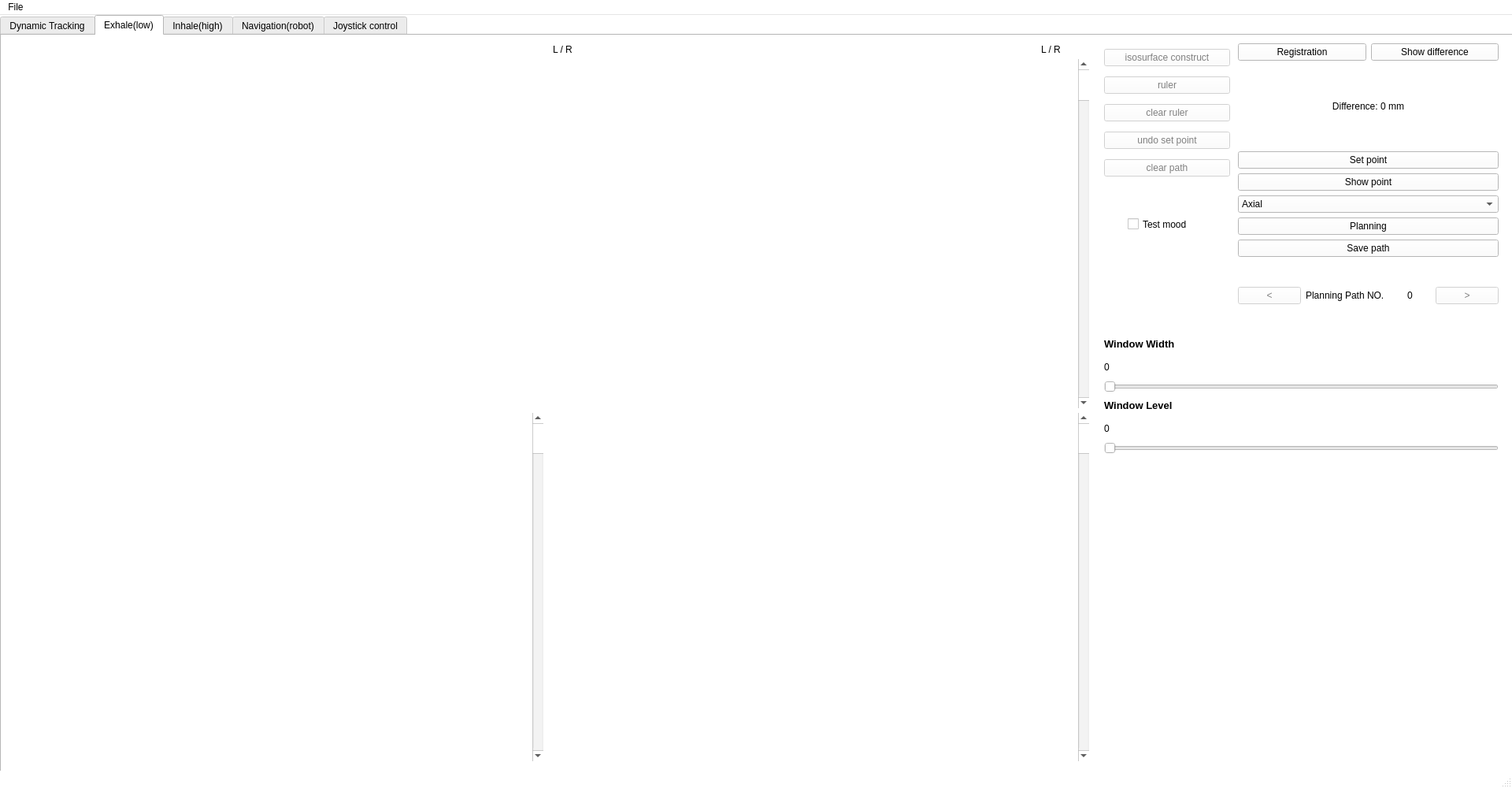
<?xml version="1.0" encoding="UTF-8"?>
<ui version="4.0">
 <class>MainWindow</class>
 <widget class="QMainWindow" name="MainWindow">
  <property name="geometry">
   <rect>
    <x>0</x>
    <y>0</y>
    <width>1920</width>
    <height>1000</height>
   </rect>
  </property>
  <property name="palette">
   <palette>
    <active>
     <colorrole role="WindowText">
      <brush brushstyle="SolidPattern">
       <color alpha="255">
        <red>0</red>
        <green>0</green>
        <blue>0</blue>
       </color>
      </brush>
     </colorrole>
     <colorrole role="Button">
      <brush brushstyle="SolidPattern">
       <color alpha="255">
        <red>255</red>
        <green>255</green>
        <blue>255</blue>
       </color>
      </brush>
     </colorrole>
     <colorrole role="Light">
      <brush brushstyle="SolidPattern">
       <color alpha="255">
        <red>255</red>
        <green>255</green>
        <blue>255</blue>
       </color>
      </brush>
     </colorrole>
     <colorrole role="Midlight">
      <brush brushstyle="SolidPattern">
       <color alpha="255">
        <red>255</red>
        <green>255</green>
        <blue>255</blue>
       </color>
      </brush>
     </colorrole>
     <colorrole role="Dark">
      <brush brushstyle="SolidPattern">
       <color alpha="255">
        <red>127</red>
        <green>127</green>
        <blue>127</blue>
       </color>
      </brush>
     </colorrole>
     <colorrole role="Mid">
      <brush brushstyle="SolidPattern">
       <color alpha="255">
        <red>170</red>
        <green>170</green>
        <blue>170</blue>
       </color>
      </brush>
     </colorrole>
     <colorrole role="Text">
      <brush brushstyle="SolidPattern">
       <color alpha="255">
        <red>0</red>
        <green>0</green>
        <blue>0</blue>
       </color>
      </brush>
     </colorrole>
     <colorrole role="BrightText">
      <brush brushstyle="SolidPattern">
       <color alpha="255">
        <red>255</red>
        <green>255</green>
        <blue>255</blue>
       </color>
      </brush>
     </colorrole>
     <colorrole role="ButtonText">
      <brush brushstyle="SolidPattern">
       <color alpha="255">
        <red>0</red>
        <green>0</green>
        <blue>0</blue>
       </color>
      </brush>
     </colorrole>
     <colorrole role="Base">
      <brush brushstyle="SolidPattern">
       <color alpha="255">
        <red>255</red>
        <green>255</green>
        <blue>255</blue>
       </color>
      </brush>
     </colorrole>
     <colorrole role="Window">
      <brush brushstyle="SolidPattern">
       <color alpha="255">
        <red>255</red>
        <green>255</green>
        <blue>255</blue>
       </color>
      </brush>
     </colorrole>
     <colorrole role="Shadow">
      <brush brushstyle="SolidPattern">
       <color alpha="255">
        <red>0</red>
        <green>0</green>
        <blue>0</blue>
       </color>
      </brush>
     </colorrole>
     <colorrole role="AlternateBase">
      <brush brushstyle="SolidPattern">
       <color alpha="255">
        <red>255</red>
        <green>255</green>
        <blue>255</blue>
       </color>
      </brush>
     </colorrole>
     <colorrole role="ToolTipBase">
      <brush brushstyle="SolidPattern">
       <color alpha="255">
        <red>255</red>
        <green>255</green>
        <blue>220</blue>
       </color>
      </brush>
     </colorrole>
     <colorrole role="ToolTipText">
      <brush brushstyle="SolidPattern">
       <color alpha="255">
        <red>0</red>
        <green>0</green>
        <blue>0</blue>
       </color>
      </brush>
     </colorrole>
    </active>
    <inactive>
     <colorrole role="WindowText">
      <brush brushstyle="SolidPattern">
       <color alpha="255">
        <red>0</red>
        <green>0</green>
        <blue>0</blue>
       </color>
      </brush>
     </colorrole>
     <colorrole role="Button">
      <brush brushstyle="SolidPattern">
       <color alpha="255">
        <red>255</red>
        <green>255</green>
        <blue>255</blue>
       </color>
      </brush>
     </colorrole>
     <colorrole role="Light">
      <brush brushstyle="SolidPattern">
       <color alpha="255">
        <red>255</red>
        <green>255</green>
        <blue>255</blue>
       </color>
      </brush>
     </colorrole>
     <colorrole role="Midlight">
      <brush brushstyle="SolidPattern">
       <color alpha="255">
        <red>255</red>
        <green>255</green>
        <blue>255</blue>
       </color>
      </brush>
     </colorrole>
     <colorrole role="Dark">
      <brush brushstyle="SolidPattern">
       <color alpha="255">
        <red>127</red>
        <green>127</green>
        <blue>127</blue>
       </color>
      </brush>
     </colorrole>
     <colorrole role="Mid">
      <brush brushstyle="SolidPattern">
       <color alpha="255">
        <red>170</red>
        <green>170</green>
        <blue>170</blue>
       </color>
      </brush>
     </colorrole>
     <colorrole role="Text">
      <brush brushstyle="SolidPattern">
       <color alpha="255">
        <red>0</red>
        <green>0</green>
        <blue>0</blue>
       </color>
      </brush>
     </colorrole>
     <colorrole role="BrightText">
      <brush brushstyle="SolidPattern">
       <color alpha="255">
        <red>255</red>
        <green>255</green>
        <blue>255</blue>
       </color>
      </brush>
     </colorrole>
     <colorrole role="ButtonText">
      <brush brushstyle="SolidPattern">
       <color alpha="255">
        <red>0</red>
        <green>0</green>
        <blue>0</blue>
       </color>
      </brush>
     </colorrole>
     <colorrole role="Base">
      <brush brushstyle="SolidPattern">
       <color alpha="255">
        <red>255</red>
        <green>255</green>
        <blue>255</blue>
       </color>
      </brush>
     </colorrole>
     <colorrole role="Window">
      <brush brushstyle="SolidPattern">
       <color alpha="255">
        <red>255</red>
        <green>255</green>
        <blue>255</blue>
       </color>
      </brush>
     </colorrole>
     <colorrole role="Shadow">
      <brush brushstyle="SolidPattern">
       <color alpha="255">
        <red>0</red>
        <green>0</green>
        <blue>0</blue>
       </color>
      </brush>
     </colorrole>
     <colorrole role="AlternateBase">
      <brush brushstyle="SolidPattern">
       <color alpha="255">
        <red>255</red>
        <green>255</green>
        <blue>255</blue>
       </color>
      </brush>
     </colorrole>
     <colorrole role="ToolTipBase">
      <brush brushstyle="SolidPattern">
       <color alpha="255">
        <red>255</red>
        <green>255</green>
        <blue>220</blue>
       </color>
      </brush>
     </colorrole>
     <colorrole role="ToolTipText">
      <brush brushstyle="SolidPattern">
       <color alpha="255">
        <red>0</red>
        <green>0</green>
        <blue>0</blue>
       </color>
      </brush>
     </colorrole>
    </inactive>
    <disabled>
     <colorrole role="WindowText">
      <brush brushstyle="SolidPattern">
       <color alpha="255">
        <red>127</red>
        <green>127</green>
        <blue>127</blue>
       </color>
      </brush>
     </colorrole>
     <colorrole role="Button">
      <brush brushstyle="SolidPattern">
       <color alpha="255">
        <red>255</red>
        <green>255</green>
        <blue>255</blue>
       </color>
      </brush>
     </colorrole>
     <colorrole role="Light">
      <brush brushstyle="SolidPattern">
       <color alpha="255">
        <red>255</red>
        <green>255</green>
        <blue>255</blue>
       </color>
      </brush>
     </colorrole>
     <colorrole role="Midlight">
      <brush brushstyle="SolidPattern">
       <color alpha="255">
        <red>255</red>
        <green>255</green>
        <blue>255</blue>
       </color>
      </brush>
     </colorrole>
     <colorrole role="Dark">
      <brush brushstyle="SolidPattern">
       <color alpha="255">
        <red>127</red>
        <green>127</green>
        <blue>127</blue>
       </color>
      </brush>
     </colorrole>
     <colorrole role="Mid">
      <brush brushstyle="SolidPattern">
       <color alpha="255">
        <red>170</red>
        <green>170</green>
        <blue>170</blue>
       </color>
      </brush>
     </colorrole>
     <colorrole role="Text">
      <brush brushstyle="SolidPattern">
       <color alpha="255">
        <red>127</red>
        <green>127</green>
        <blue>127</blue>
       </color>
      </brush>
     </colorrole>
     <colorrole role="BrightText">
      <brush brushstyle="SolidPattern">
       <color alpha="255">
        <red>255</red>
        <green>255</green>
        <blue>255</blue>
       </color>
      </brush>
     </colorrole>
     <colorrole role="ButtonText">
      <brush brushstyle="SolidPattern">
       <color alpha="255">
        <red>127</red>
        <green>127</green>
        <blue>127</blue>
       </color>
      </brush>
     </colorrole>
     <colorrole role="Base">
      <brush brushstyle="SolidPattern">
       <color alpha="255">
        <red>255</red>
        <green>255</green>
        <blue>255</blue>
       </color>
      </brush>
     </colorrole>
     <colorrole role="Window">
      <brush brushstyle="SolidPattern">
       <color alpha="255">
        <red>255</red>
        <green>255</green>
        <blue>255</blue>
       </color>
      </brush>
     </colorrole>
     <colorrole role="Shadow">
      <brush brushstyle="SolidPattern">
       <color alpha="255">
        <red>0</red>
        <green>0</green>
        <blue>0</blue>
       </color>
      </brush>
     </colorrole>
     <colorrole role="AlternateBase">
      <brush brushstyle="SolidPattern">
       <color alpha="255">
        <red>255</red>
        <green>255</green>
        <blue>255</blue>
       </color>
      </brush>
     </colorrole>
     <colorrole role="ToolTipBase">
      <brush brushstyle="SolidPattern">
       <color alpha="255">
        <red>255</red>
        <green>255</green>
        <blue>220</blue>
       </color>
      </brush>
     </colorrole>
     <colorrole role="ToolTipText">
      <brush brushstyle="SolidPattern">
       <color alpha="255">
        <red>0</red>
        <green>0</green>
        <blue>0</blue>
       </color>
      </brush>
     </colorrole>
    </disabled>
   </palette>
  </property>
  <property name="acceptDrops">
   <bool>false</bool>
  </property>
  <property name="windowTitle">
   <string>MainWindow</string>
  </property>
  <property name="autoFillBackground">
   <bool>false</bool>
  </property>
  <widget class="QWidget" name="centralwidget">
   <widget class="QTabWidget" name="tabWidget">
    <property name="geometry">
     <rect>
      <x>0</x>
      <y>0</y>
      <width>1921</width>
      <height>991</height>
     </rect>
    </property>
    <property name="currentIndex">
     <number>1</number>
    </property>
    <widget class="QWidget" name="tabWidget_Dynamic">
     <attribute name="title">
      <string>Dynamic Tracking</string>
     </attribute>
     <widget class="QWidget" name="verticalLayoutWidget_9">
      <property name="geometry">
       <rect>
        <x>550</x>
        <y>80</y>
        <width>160</width>
        <height>191</height>
       </rect>
      </property>
      <layout class="QVBoxLayout" name="verticalLayout_9">
       <item>
        <widget class="QPushButton" name="Button_Tracking_L">
         <property name="text">
          <string>Tracking Low</string>
         </property>
        </widget>
       </item>
       <item>
        <widget class="QPushButton" name="Button_Tracking_H">
         <property name="text">
          <string>Tracking High</string>
         </property>
        </widget>
       </item>
       <item>
        <widget class="QPushButton" name="Button_StartTracking">
         <property name="text">
          <string>Start tracking</string>
         </property>
        </widget>
       </item>
      </layout>
     </widget>
    </widget>
    <widget class="QWidget" name="tabWidget_Low">
     <attribute name="title">
      <string>Exhale(low)</string>
     </attribute>
     <widget class="QWidget" name="layoutWidget">
      <property name="geometry">
       <rect>
        <x>0</x>
        <y>30</y>
        <width>1381</width>
        <height>891</height>
       </rect>
      </property>
      <layout class="QGridLayout" name="gridLayout_3">
       <item row="0" column="2">
        <widget class="QLabel" name="label_Axial_L">
         <property name="text">
          <string/>
         </property>
        </widget>
       </item>
       <item row="1" column="1">
        <widget class="QScrollBar" name="SliceSelect_Sagittal_L">
         <property name="orientation">
          <enum>Qt::Vertical</enum>
         </property>
        </widget>
       </item>
       <item row="0" column="3">
        <widget class="QScrollBar" name="SliceSelect_Axial_L">
         <property name="orientation">
          <enum>Qt::Vertical</enum>
         </property>
        </widget>
       </item>
       <item row="1" column="3">
        <widget class="QScrollBar" name="SliceSelect_Coronal_L">
         <property name="orientation">
          <enum>Qt::Vertical</enum>
         </property>
        </widget>
       </item>
       <item row="0" column="0">
        <widget class="QWidget" name="widget_3D_L" native="true"/>
       </item>
       <item row="1" column="2">
        <widget class="QLabel" name="label_Coronal_L">
         <property name="text">
          <string/>
         </property>
        </widget>
       </item>
       <item row="1" column="0">
        <widget class="QLabel" name="label_Sagittal_L">
         <property name="text">
          <string/>
         </property>
        </widget>
       </item>
      </layout>
     </widget>
     <widget class="QWidget" name="verticalLayoutWidget">
      <property name="geometry">
       <rect>
        <x>1400</x>
        <y>380</y>
        <width>501</width>
        <height>151</height>
       </rect>
      </property>
      <layout class="QVBoxLayout" name="verticalLayout">
       <item>
        <widget class="QLabel" name="valueWW_L">
         <property name="font">
          <font>
           <pointsize>10</pointsize>
           <weight>75</weight>
           <italic>true</italic>
           <bold>true</bold>
          </font>
         </property>
         <property name="text">
          <string>&lt;html&gt;&lt;head/&gt;&lt;body&gt;&lt;p&gt;&lt;span style=&quot; font-style:normal;&quot;&gt;Window Width&lt;/span&gt;&lt;/p&gt;&lt;/body&gt;&lt;/html&gt;</string>
         </property>
        </widget>
       </item>
       <item>
        <widget class="QLabel" name="label_WW_L">
         <property name="text">
          <string>0</string>
         </property>
        </widget>
       </item>
       <item>
        <widget class="QSlider" name="Slider_WW_L">
         <property name="orientation">
          <enum>Qt::Horizontal</enum>
         </property>
        </widget>
       </item>
       <item>
        <widget class="QLabel" name="valueWL_L">
         <property name="font">
          <font>
           <pointsize>10</pointsize>
           <weight>75</weight>
           <italic>true</italic>
           <bold>true</bold>
          </font>
         </property>
         <property name="text">
          <string>&lt;html&gt;&lt;head/&gt;&lt;body&gt;&lt;p&gt;&lt;span style=&quot; font-style:normal;&quot;&gt;Window Level&lt;/span&gt;&lt;/p&gt;&lt;/body&gt;&lt;/html&gt;</string>
         </property>
        </widget>
       </item>
       <item>
        <widget class="QLabel" name="label_WL_L">
         <property name="text">
          <string>0</string>
         </property>
        </widget>
       </item>
       <item>
        <widget class="QSlider" name="Slider_WL_L">
         <property name="orientation">
          <enum>Qt::Horizontal</enum>
         </property>
        </widget>
       </item>
      </layout>
     </widget>
     <widget class="QWidget" name="verticalLayoutWidget_2">
      <property name="geometry">
       <rect>
        <x>1570</x>
        <y>10</y>
        <width>331</width>
        <height>271</height>
       </rect>
      </property>
      <layout class="QVBoxLayout" name="verticalLayout_2">
       <item>
        <layout class="QHBoxLayout" name="horizontalLayout_3">
         <item>
          <widget class="QPushButton" name="Button_Registration_L">
           <property name="text">
            <string>Registration</string>
           </property>
          </widget>
         </item>
         <item>
          <widget class="QPushButton" name="Button_show_Registration_L">
           <property name="text">
            <string>Show difference</string>
           </property>
          </widget>
         </item>
        </layout>
       </item>
       <item>
        <widget class="QLabel" name="label_error_L">
         <property name="text">
          <string>Difference: 0 mm</string>
         </property>
         <property name="alignment">
          <set>Qt::AlignCenter</set>
         </property>
        </widget>
       </item>
       <item>
        <widget class="QPushButton" name="Button_SetPoint_L">
         <property name="text">
          <string>Set point</string>
         </property>
        </widget>
       </item>
       <item>
        <widget class="QPushButton" name="Button_ShowPoint_L">
         <property name="text">
          <string>Show point</string>
         </property>
        </widget>
       </item>
       <item>
        <widget class="QComboBox" name="comboBox_L">
         <item>
          <property name="text">
           <string>Axial</string>
          </property>
         </item>
         <item>
          <property name="text">
           <string>Sagittal</string>
          </property>
         </item>
         <item>
          <property name="text">
           <string>Coronal</string>
          </property>
         </item>
        </widget>
       </item>
       <item>
        <widget class="QPushButton" name="Button_Planning_L">
         <property name="text">
          <string>Planning</string>
         </property>
        </widget>
       </item>
       <item>
        <widget class="QPushButton" name="Button_SavePath_L">
         <property name="text">
          <string>Save path</string>
         </property>
        </widget>
       </item>
      </layout>
     </widget>
     <widget class="QWidget" name="verticalLayoutWidget_3">
      <property name="geometry">
       <rect>
        <x>1400</x>
        <y>10</y>
        <width>160</width>
        <height>181</height>
       </rect>
      </property>
      <layout class="QVBoxLayout" name="verticalLayout_3">
       <item>
        <widget class="QPushButton" name="pushButton_3">
         <property name="enabled">
          <bool>false</bool>
         </property>
         <property name="text">
          <string>isosurface construct</string>
         </property>
        </widget>
       </item>
       <item>
        <widget class="QPushButton" name="pushButton_5">
         <property name="enabled">
          <bool>false</bool>
         </property>
         <property name="text">
          <string>ruler</string>
         </property>
        </widget>
       </item>
       <item>
        <widget class="QPushButton" name="pushButton_4">
         <property name="enabled">
          <bool>false</bool>
         </property>
         <property name="text">
          <string>clear ruler</string>
         </property>
        </widget>
       </item>
       <item>
        <widget class="QPushButton" name="pushButton_2">
         <property name="enabled">
          <bool>false</bool>
         </property>
         <property name="text">
          <string>undo set point</string>
         </property>
        </widget>
       </item>
       <item>
        <widget class="QPushButton" name="pushButton">
         <property name="enabled">
          <bool>false</bool>
         </property>
         <property name="text">
          <string>clear path</string>
         </property>
        </widget>
       </item>
      </layout>
     </widget>
     <widget class="QWidget" name="horizontalLayoutWidget">
      <property name="geometry">
       <rect>
        <x>1570</x>
        <y>290</y>
        <width>331</width>
        <height>80</height>
       </rect>
      </property>
      <layout class="QHBoxLayout" name="horizontalLayout">
       <item>
        <widget class="QPushButton" name="pushButton_10">
         <property name="enabled">
          <bool>false</bool>
         </property>
         <property name="maximumSize">
          <size>
           <width>16777215</width>
           <height>16777215</height>
          </size>
         </property>
         <property name="text">
          <string>&lt;</string>
         </property>
        </widget>
       </item>
       <item>
        <widget class="QLabel" name="label_4">
         <property name="text">
          <string>Planning Path NO.</string>
         </property>
        </widget>
       </item>
       <item>
        <widget class="QLabel" name="label_5">
         <property name="text">
          <string>0</string>
         </property>
         <property name="alignment">
          <set>Qt::AlignCenter</set>
         </property>
        </widget>
       </item>
       <item>
        <widget class="QPushButton" name="pushButton_11">
         <property name="enabled">
          <bool>false</bool>
         </property>
         <property name="text">
          <string>&gt;</string>
         </property>
        </widget>
       </item>
      </layout>
     </widget>
     <widget class="QLabel" name="label_dcmL_L_side">
      <property name="geometry">
       <rect>
        <x>700</x>
        <y>10</y>
        <width>58</width>
        <height>15</height>
       </rect>
      </property>
      <property name="text">
       <string>L / R</string>
      </property>
     </widget>
     <widget class="QLabel" name="label_dcmL_R_side">
      <property name="geometry">
       <rect>
        <x>1320</x>
        <y>10</y>
        <width>58</width>
        <height>15</height>
       </rect>
      </property>
      <property name="text">
       <string>L / R</string>
      </property>
     </widget>
     <widget class="QCheckBox" name="checkBox">
      <property name="geometry">
       <rect>
        <x>1430</x>
        <y>230</y>
        <width>85</width>
        <height>19</height>
       </rect>
      </property>
      <property name="text">
       <string>Test mood</string>
      </property>
     </widget>
    </widget>
    <widget class="QWidget" name="tabWidget_High">
     <attribute name="title">
      <string>Inhale(high)</string>
     </attribute>
     <widget class="QWidget" name="layoutWidget_2">
      <property name="geometry">
       <rect>
        <x>0</x>
        <y>30</y>
        <width>1381</width>
        <height>891</height>
       </rect>
      </property>
      <layout class="QGridLayout" name="gridLayout_4">
       <item row="0" column="0">
        <widget class="QWidget" name="widget_3D_H" native="true"/>
       </item>
       <item row="0" column="3">
        <widget class="QScrollBar" name="SliceSelect_Axial_H">
         <property name="orientation">
          <enum>Qt::Vertical</enum>
         </property>
        </widget>
       </item>
       <item row="1" column="1">
        <widget class="QScrollBar" name="SliceSelect_Sagittal_H">
         <property name="orientation">
          <enum>Qt::Vertical</enum>
         </property>
        </widget>
       </item>
       <item row="1" column="3">
        <widget class="QScrollBar" name="SliceSelect_Coronal_H">
         <property name="orientation">
          <enum>Qt::Vertical</enum>
         </property>
        </widget>
       </item>
       <item row="0" column="2">
        <widget class="QLabel" name="label_Axial_H">
         <property name="text">
          <string/>
         </property>
        </widget>
       </item>
       <item row="1" column="0">
        <widget class="QLabel" name="label_Sagittal_H">
         <property name="text">
          <string/>
         </property>
        </widget>
       </item>
       <item row="1" column="2">
        <widget class="QLabel" name="label_Coronal_H">
         <property name="text">
          <string/>
         </property>
        </widget>
       </item>
      </layout>
     </widget>
     <widget class="QWidget" name="verticalLayoutWidget_4">
      <property name="geometry">
       <rect>
        <x>1400</x>
        <y>380</y>
        <width>501</width>
        <height>151</height>
       </rect>
      </property>
      <layout class="QVBoxLayout" name="verticalLayout_4">
       <item>
        <widget class="QLabel" name="valueWW_H">
         <property name="font">
          <font>
           <pointsize>10</pointsize>
           <weight>75</weight>
           <italic>true</italic>
           <bold>true</bold>
          </font>
         </property>
         <property name="text">
          <string>&lt;html&gt;&lt;head/&gt;&lt;body&gt;&lt;p&gt;&lt;span style=&quot; font-style:normal;&quot;&gt;Window Width&lt;/span&gt;&lt;/p&gt;&lt;/body&gt;&lt;/html&gt;</string>
         </property>
        </widget>
       </item>
       <item>
        <widget class="QLabel" name="label_WW_H">
         <property name="text">
          <string>0</string>
         </property>
        </widget>
       </item>
       <item>
        <widget class="QSlider" name="Slider_WW_H">
         <property name="orientation">
          <enum>Qt::Horizontal</enum>
         </property>
        </widget>
       </item>
       <item>
        <widget class="QLabel" name="valueWL_H">
         <property name="font">
          <font>
           <pointsize>10</pointsize>
           <weight>75</weight>
           <italic>true</italic>
           <bold>true</bold>
          </font>
         </property>
         <property name="text">
          <string>&lt;html&gt;&lt;head/&gt;&lt;body&gt;&lt;p&gt;&lt;span style=&quot; font-style:normal;&quot;&gt;Window Level&lt;/span&gt;&lt;/p&gt;&lt;/body&gt;&lt;/html&gt;</string>
         </property>
        </widget>
       </item>
       <item>
        <widget class="QLabel" name="label_WL_H">
         <property name="text">
          <string>0</string>
         </property>
        </widget>
       </item>
       <item>
        <widget class="QSlider" name="Slider_WL_H">
         <property name="orientation">
          <enum>Qt::Horizontal</enum>
         </property>
        </widget>
       </item>
      </layout>
     </widget>
     <widget class="QLabel" name="label_dcmH_L_side">
      <property name="geometry">
       <rect>
        <x>700</x>
        <y>10</y>
        <width>58</width>
        <height>15</height>
       </rect>
      </property>
      <property name="text">
       <string>L / R</string>
      </property>
     </widget>
     <widget class="QLabel" name="label_dcmH_R_side">
      <property name="geometry">
       <rect>
        <x>1320</x>
        <y>10</y>
        <width>58</width>
        <height>15</height>
       </rect>
      </property>
      <property name="text">
       <string>L / R</string>
      </property>
     </widget>
    </widget>
    <widget class="QWidget" name="tabWidget_Robot">
     <attribute name="title">
      <string>Navigation(robot)</string>
     </attribute>
     <widget class="QWidget" name="verticalLayoutWidget_8">
      <property name="geometry">
       <rect>
        <x>540</x>
        <y>90</y>
        <width>231</width>
        <height>191</height>
       </rect>
      </property>
      <layout class="QVBoxLayout" name="verticalLayout_8">
       <item>
        <widget class="QPushButton" name="Button_RobotHome">
         <property name="text">
          <string>Home</string>
         </property>
        </widget>
       </item>
       <item>
        <widget class="QPushButton" name="Button_RobotAutoRun">
         <property name="text">
          <string>Confirm path and run</string>
         </property>
        </widget>
       </item>
       <item>
        <widget class="QPushButton" name="Button_RobotStop">
         <property name="font">
          <font>
           <pointsize>20</pointsize>
          </font>
         </property>
         <property name="text">
          <string>Emergency Stop</string>
         </property>
        </widget>
       </item>
       <item>
        <layout class="QVBoxLayout" name="verticalLayout_5">
         <item>
          <widget class="QLabel" name="label">
           <property name="text">
            <string>Speed</string>
           </property>
          </widget>
         </item>
         <item>
          <widget class="QLabel" name="label_RobotSpeed">
           <property name="text">
            <string>0</string>
           </property>
          </widget>
         </item>
         <item>
          <widget class="QSlider" name="Slider_RobotSpeed">
           <property name="orientation">
            <enum>Qt::Horizontal</enum>
           </property>
          </widget>
         </item>
        </layout>
       </item>
      </layout>
     </widget>
    </widget>
    <widget class="QWidget" name="tabWidget_Joystick">
     <attribute name="title">
      <string>Joystick control</string>
     </attribute>
     <widget class="QWidget" name="verticalLayoutWidget_7">
      <property name="geometry">
       <rect>
        <x>440</x>
        <y>110</y>
        <width>371</width>
        <height>140</height>
       </rect>
      </property>
      <layout class="QVBoxLayout" name="verticalLayout_7">
       <item>
        <widget class="QPushButton" name="Button_JoystickStart">
         <property name="text">
          <string>Start</string>
         </property>
        </widget>
       </item>
       <item>
        <widget class="QPushButton" name="Button_JoystickFinish">
         <property name="text">
          <string>Finish</string>
         </property>
        </widget>
       </item>
       <item>
        <layout class="QVBoxLayout" name="verticalLayout_6">
         <item>
          <widget class="QLabel" name="label_2">
           <property name="text">
            <string>Speed</string>
           </property>
          </widget>
         </item>
         <item>
          <widget class="QLabel" name="label_JoystickSpeed">
           <property name="text">
            <string>0</string>
           </property>
          </widget>
         </item>
         <item>
          <widget class="QSlider" name="Slider_JoystickSpeed">
           <property name="orientation">
            <enum>Qt::Horizontal</enum>
           </property>
          </widget>
         </item>
        </layout>
       </item>
      </layout>
     </widget>
    </widget>
   </widget>
  </widget>
  <widget class="QMenuBar" name="menubar">
   <property name="geometry">
    <rect>
     <x>0</x>
     <y>0</y>
     <width>1920</width>
     <height>25</height>
    </rect>
   </property>
   <widget class="QMenu" name="menu">
    <property name="title">
     <string>File</string>
    </property>
    <addaction name="Action_ImportDicom_L"/>
    <addaction name="Action_ImportDicom_H"/>
   </widget>
   <addaction name="menu"/>
  </widget>
  <widget class="QStatusBar" name="statusbar"/>
  <action name="Action_ImportDicom_L">
   <property name="text">
    <string>Import Dicom (low)</string>
   </property>
  </action>
  <action name="Action_ImportDicom_H">
   <property name="text">
    <string>Import Dicom (high)</string>
   </property>
  </action>
 </widget>
 <resources/>
 <connections>
  <connection>
   <sender>Slider_WL_L</sender>
   <signal>valueChanged(int)</signal>
   <receiver>label_WL_L</receiver>
   <slot>setNum(int)</slot>
   <hints>
    <hint type="sourcelabel">
     <x>1472</x>
     <y>458</y>
    </hint>
    <hint type="destinationlabel">
     <x>1472</x>
     <y>458</y>
    </hint>
   </hints>
  </connection>
  <connection>
   <sender>Slider_WW_L</sender>
   <signal>valueChanged(int)</signal>
   <receiver>label_WW_L</receiver>
   <slot>setNum(int)</slot>
   <hints>
    <hint type="sourcelabel">
     <x>1436</x>
     <y>458</y>
    </hint>
    <hint type="destinationlabel">
     <x>1417</x>
     <y>458</y>
    </hint>
   </hints>
  </connection>
  <connection>
   <sender>Slider_WW_H</sender>
   <signal>valueChanged(int)</signal>
   <receiver>label_WW_H</receiver>
   <slot>setNum(int)</slot>
   <hints>
    <hint type="sourcelabel">
     <x>1439</x>
     <y>458</y>
    </hint>
    <hint type="destinationlabel">
     <x>1430</x>
     <y>458</y>
    </hint>
   </hints>
  </connection>
  <connection>
   <sender>Slider_WL_H</sender>
   <signal>valueChanged(int)</signal>
   <receiver>label_WL_H</receiver>
   <slot>setNum(int)</slot>
   <hints>
    <hint type="sourcelabel">
     <x>1491</x>
     <y>458</y>
    </hint>
    <hint type="destinationlabel">
     <x>1491</x>
     <y>458</y>
    </hint>
   </hints>
  </connection>
  <connection>
   <sender>Button_show_Registration_L</sender>
   <signal>clicked()</signal>
   <receiver>MainWindow</receiver>
   <slot>ShowRegistrationDifference_L()</slot>
   <hints>
    <hint type="sourcelabel">
     <x>1671</x>
     <y>88</y>
    </hint>
    <hint type="destinationlabel">
     <x>1976</x>
     <y>83</y>
    </hint>
   </hints>
  </connection>
  <connection>
   <sender>Button_Registration_L</sender>
   <signal>clicked()</signal>
   <receiver>MainWindow</receiver>
   <slot>SetRegistration_L()</slot>
   <hints>
    <hint type="sourcelabel">
     <x>1671</x>
     <y>88</y>
    </hint>
    <hint type="destinationlabel">
     <x>1992</x>
     <y>60</y>
    </hint>
   </hints>
  </connection>
  <connection>
   <sender>Button_SetPoint_L</sender>
   <signal>clicked()</signal>
   <receiver>MainWindow</receiver>
   <slot>SetPoint_L()</slot>
   <hints>
    <hint type="sourcelabel">
     <x>1671</x>
     <y>88</y>
    </hint>
    <hint type="destinationlabel">
     <x>1995</x>
     <y>180</y>
    </hint>
   </hints>
  </connection>
  <connection>
   <sender>Button_ShowPoint_L</sender>
   <signal>clicked()</signal>
   <receiver>MainWindow</receiver>
   <slot>ShowPoint_L()</slot>
   <hints>
    <hint type="sourcelabel">
     <x>1671</x>
     <y>88</y>
    </hint>
    <hint type="destinationlabel">
     <x>1953</x>
     <y>217</y>
    </hint>
   </hints>
  </connection>
  <connection>
   <sender>Slider_RobotSpeed</sender>
   <signal>valueChanged(int)</signal>
   <receiver>label_RobotSpeed</receiver>
   <slot>setNum(int)</slot>
   <hints>
    <hint type="sourcelabel">
     <x>594</x>
     <y>327</y>
    </hint>
    <hint type="destinationlabel">
     <x>604</x>
     <y>298</y>
    </hint>
   </hints>
  </connection>
  <connection>
   <sender>Button_RobotHome</sender>
   <signal>clicked()</signal>
   <receiver>MainWindow</receiver>
   <slot>HomeProcessing()</slot>
   <hints>
    <hint type="sourcelabel">
     <x>686</x>
     <y>149</y>
    </hint>
    <hint type="destinationlabel">
     <x>697</x>
     <y>-33</y>
    </hint>
   </hints>
  </connection>
  <connection>
   <sender>Button_RobotAutoRun</sender>
   <signal>clicked()</signal>
   <receiver>MainWindow</receiver>
   <slot>RobotRun()</slot>
   <hints>
    <hint type="sourcelabel">
     <x>634</x>
     <y>190</y>
    </hint>
    <hint type="destinationlabel">
     <x>646</x>
     <y>-9</y>
    </hint>
   </hints>
  </connection>
 </connections>
 <slots>
  <slot>SetRegistration_L()</slot>
  <slot>ShowRegistrationDifference_L()</slot>
  <slot>SetPoint_L()</slot>
  <slot>ShowPoint_L()</slot>
  <slot>HomeProcessing()</slot>
  <slot>RobotRun()</slot>
 </slots>
</ui>
